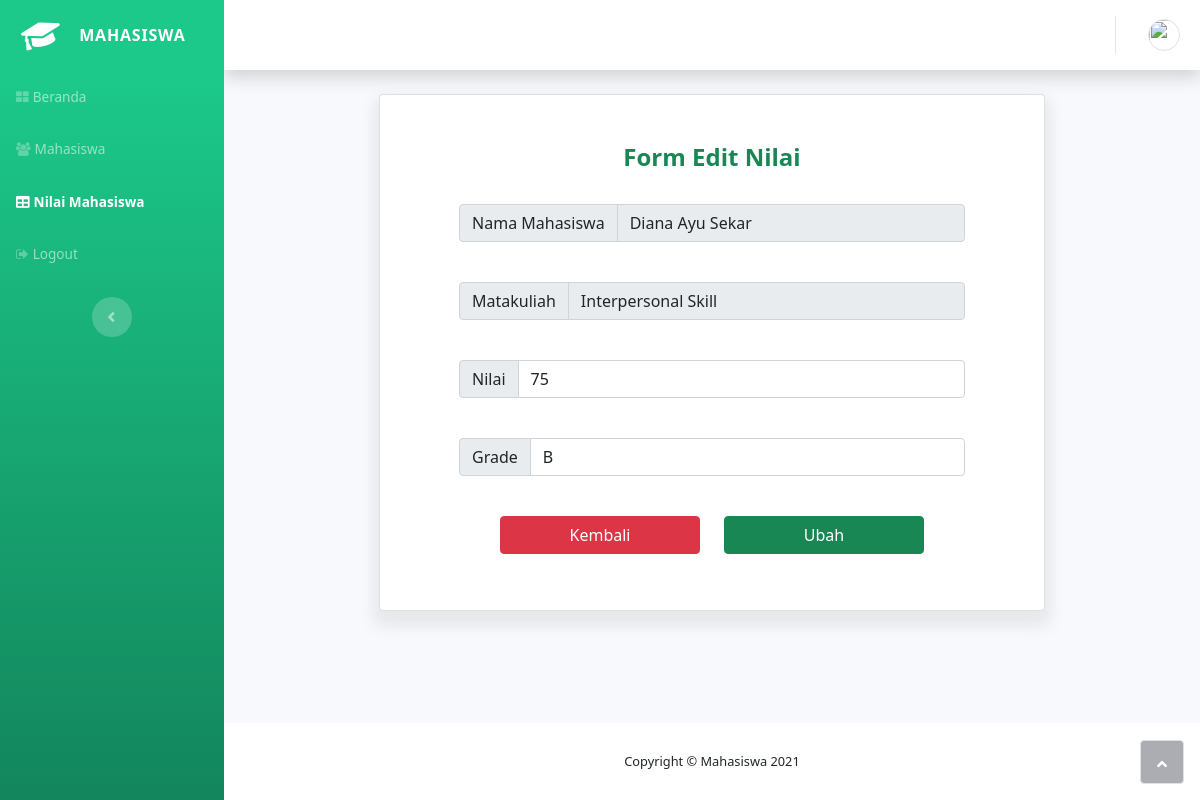
/nilai/edit/1, run on the app's committed database.
### tables this page shows
CREATE TABLE `nilai` (
  `Id_nilai` int(11) NOT NULL,
  `Id_mhs` int(11) NOT NULL,
  `Matakuliah` varchar(255) NOT NULL,
  `Nilai` int(11) NOT NULL,
  `Grade` varchar(3) NOT NULL
);

CREATE TABLE `mahasiswa` (
  `Id_mhs` int(11) NOT NULL,
  `Nim` int(11) NOT NULL,
  `Nama` varchar(1000) NOT NULL,
  `Program_studi` varchar(255) NOT NULL,
  `Nohp` int(11) NOT NULL
);

### application/controllers/Nilai.php (called while the page is built, shortened)
<?php
class Nilai extends CI_Controller {
	public function __construct()
    {
		$this->load->library('session');
		$this->load->model('nilai_model');
		$this->load->library('form_validation');
    }
	public function edit($id)
	{
		$data['nilai'] = $this->nilai_model->getById($id);
		$data['username'] = $this->session->userdata('username');
		$data['foto'] = $this->session->userdata('foto');
		$data['title']="Edit Nilai";
		$this->load->view('head',$data);
		$this->load->view('navbar',$data);
		$this->load->view('formeditnilai',$data);
		$this->load->view('footer');
		$this->load->view('js');
	}
}

### index.php (called while the page is built, shortened)
<?php
require_once BASEPATH.'core/CodeIgniter.php';

### application/models/Nilai_model.php (called while the page is built, shortened)
<?php
class Nilai_model extends CI_Model{
    public function getById($id)
    {
        $this->db->select('*');
        $this->db->from('nilai');
        $this->db->join('mahasiswa','nilai.Id_mhs = mahasiswa.Id_mhs','LEFT');
        $this->db->where( "Id_nilai", $id);
        return $this->db->get()->row();
    }
}

### application/views/formeditnilai.php (the view, shortened to what this page needs)
<div class="container-fluid">
                            <div class="row">
                                <div class="col" style="margin: 0 0 5% 0;">
                                    <div class="card d-lg-flex" style="width: 70%;margin: 0 auto;box-shadow: 0px 10px 14px 6px rgba(133,135,150,0.14);">
                                        <div class="card-body" style="width: 100%;margin: 0 auto;">
                                            <h4 class="card-title" style="text-align: center;margin: 32px;color: var(--bs-green);"><strong>Form Edit Nilai</strong></h4>
                                            <form class="d-flex d-lg-flex flex-column align-items-lg-center" action="<?= site_url('nilai/update')?>" method ="post">
                                                <div class="input-group d-lg-flex justify-content-lg-center" style="width: 80%;margin: 0 0 40px 0;"><span class="input-group-text">Nama Mahasiswa</span><input class="form-control" type="text" name="nama" value="<?= $nilai->Nama?>" disabled></div>
                                                <div class="input-group d-lg-flex justify-content-lg-center" style="width: 80%;margin: 0 0 40px 0 ;"><span class="input-group-text">Matakuliah</span><input class="form-control"  type="text" name="matakuliah" value="<?= $nilai->Matakuliah?>" disabled></div>
                                                <div class="input-group d-lg-flex justify-content-lg-center" style="width: 80%;margin: 0 0 40px 0 ;"><span class="input-group-text">Nilai</span><input class="form-control" id="nilai" type="text" name="nilai" value="<?= $nilai->Nilai?>" oninput="calculate()"></div>
                                                <div class="input-group d-lg-flex justify-content-lg-center" style="width: 80%;margin: 0 0 40px 0 ;"><span class="input-group-text">Grade</span><input class="form-control" id="grade" type="text" name="grade" value="<?= $nilai->Grade?>"></div>
                                                <div class="row">
                                                    <div class="col-sm-6">
                                                        <a href="<?= site_url('nilai')?>" class="btn btn-danger" type="button" style="width: 200px;margin: 0 0 40px 0;color:white">Kembali</a>
                                                    </div>
                                                    <div class="col-sm-6">
                                                        <input class="btn btn-success" type="submit" style="width: 200px;margin: 0 0 40px 0;color:white" value="Ubah"></input>
                                                    </div>
                                                </div>
                                            </form>
                                        </div>
                                    </div>
                                </div>
                            </div>
                </div>
            </div>

### data on the page
nilai: nama "Diana Ayu Sekar", matakuliah "Interpersonal Skill", nilai "75", grade "B"
